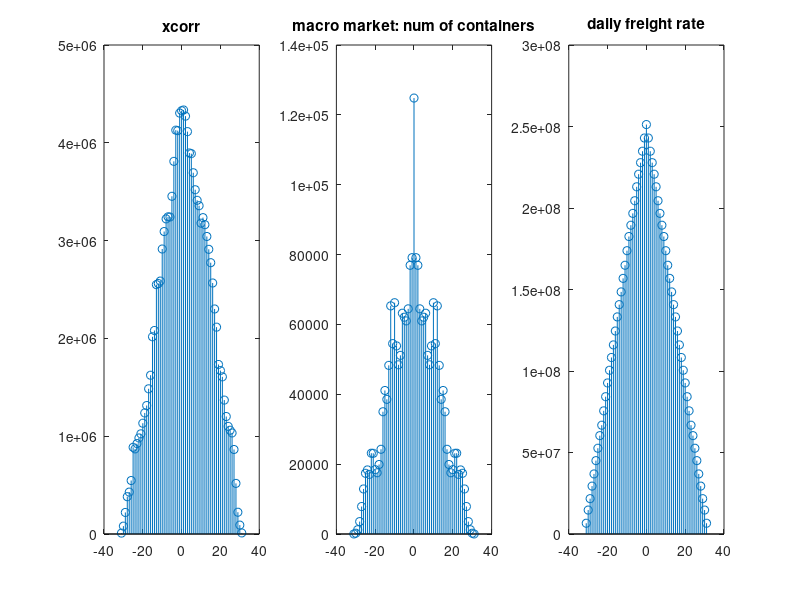

Source code (MATLAB): (Note: this script raises an error after producing the figure.)
a = [3,24,49,59,21,38,110,5,19,12,11,33,45,22,57,53,140,30,149,20,20,85,68,41,26,9,51,123,122,49,35,5];
b = [2188,2914,2693,2713,2530,2667,2672,2712,2173,2935,2913,2917,2490,2758,2929,3108,2872,2520,2706,3175,2974,2981,2937,2967,2912,2774,3059,2942,2901,2604,2695,3020];


%a = (a-mean(a))/std(a);
%b = (b-mean(b))/std(b);
%r = corrcoef(a,b);

[ab, lags_ab] = xcorr(a, b);
subplot(1,3,1);
stem(lags_ab,ab);
title("xcorr");

[aa, lags_aa] = xcorr(a);
subplot(1,3,2);
stem(lags_aa,aa);
title("macro market: num of containers");

[bb, lags_bb] = xcorr(b);
subplot(1,3,3);
stem(lags_bb,bb);
title("daily freight rate");
%%
data = readmatrix("./钦州_宁波.csv");
amt = data(:,4);
volume = data(:,5);
log_amt = log10(amt);
log_volume = log10(volume);
